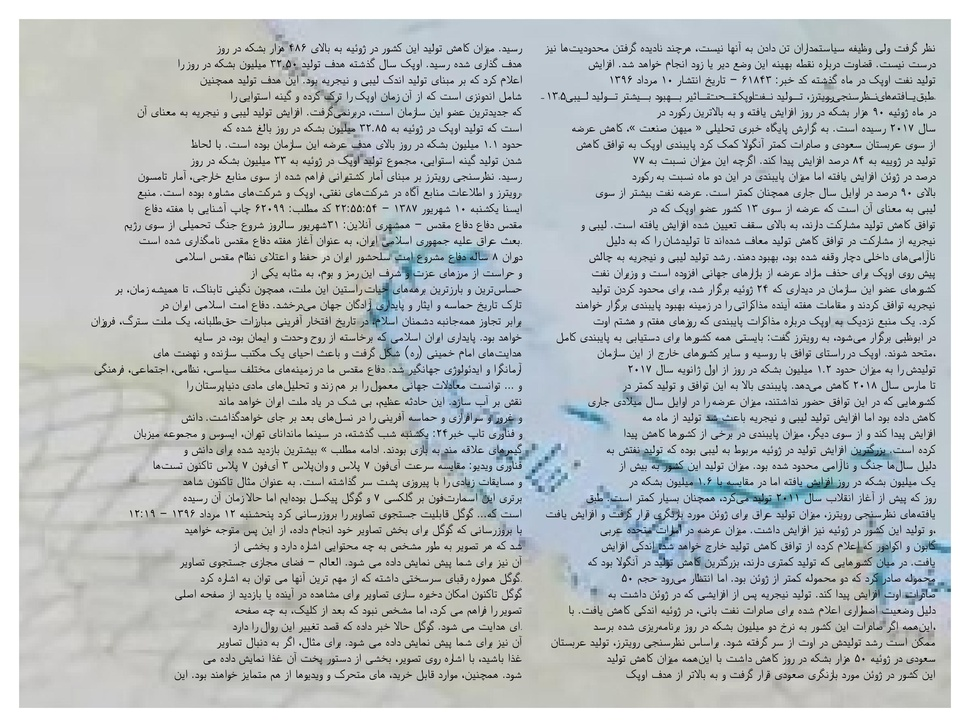
#> input picture pics/image1-1.jpg, 970 x 727 px, shrunk from 3000 x 2250 before the run
$ python -i detect_paragraph.py   (imports and definitions only)
#> lines starting #> are read from the running program, lines starting #| are printed output that depends on the picture; after the words box and inside, x2 and y2 are one past the last pixel; in counts of white or black regions, pixels touching at a corner belong together
#> further down, picture is the input picture: shape (727, 970, 3); mean B, G, R 193.8, 192.4, 186.8
### text_detect/src/threshold.py
'''
In this function we are going to seperate all texts in an image to return a numpy.ndarray
that is a balck image with previos image's texts in white color

1st >>(line 26) >> change image from RGB to Grayscale

2nd >>(line 28)>> use the threshold_multiotsu() function from skimage.filters to find thresholds

3nd >>(line 30)>> detect the segments of thresholds by digitizing the image using np.digitize that returns
an image with bined pixels to numbers of threshold's segments(here we have 5 segments(0,1,2,3,4)

4nd >>(line 32 to 36)>> change each area's pixels into boolian type

5nd >>(line 37 to 38)>> binary the areas that containes pixels of segment_1
(refer to pixels with 0 values(balck pixels)) using ndimage from scipy(nd.binary_opening|_closing) with (1,1) kernel

6nd >>(line 40 to 41)>> make a black image and assigne the binary pixels to it
'''
import cv2
from scipy import ndimage as nd
import numpy as np
from skimage.filters import threshold_multiotsu

def Threshold(image):

    gray = cv2.cvtColor(image, cv2.COLOR_BGR2GRAY) #chainging image from BGR to Grayscale
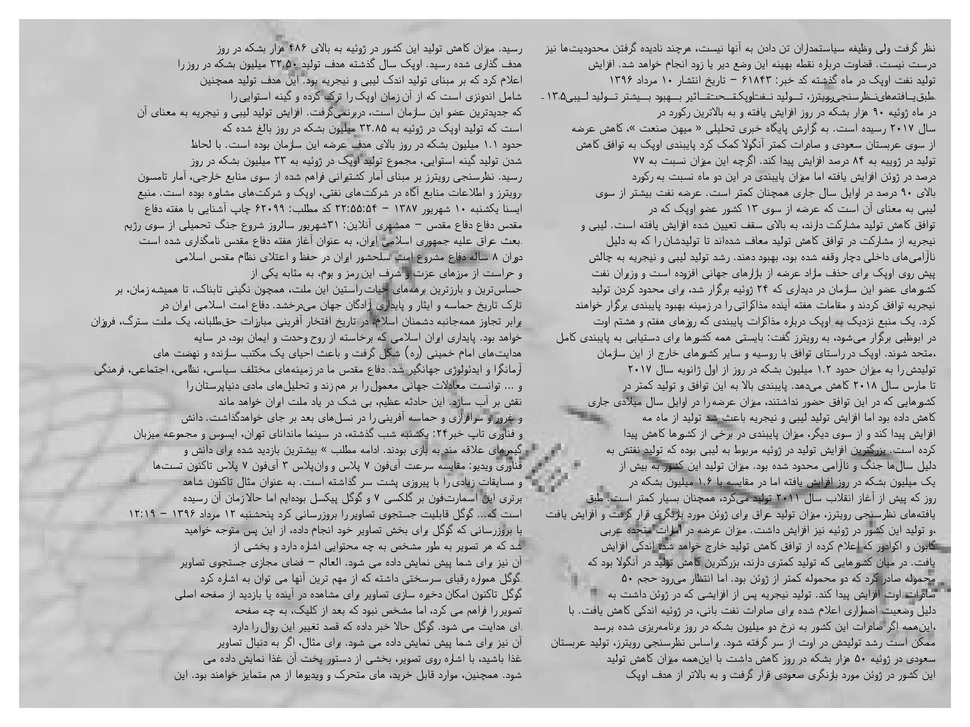
#> gray: shape (727, 970); min 0, max 255, mean 190.9

    thresholds = threshold_multiotsu(gray, classes=5) #threshold the image to 5 segments
#> thresholds = [79, 131, 177, 226]

    regions  = np.digitize(gray, bins=thresholds) #detect the segments region with binning to thresholds
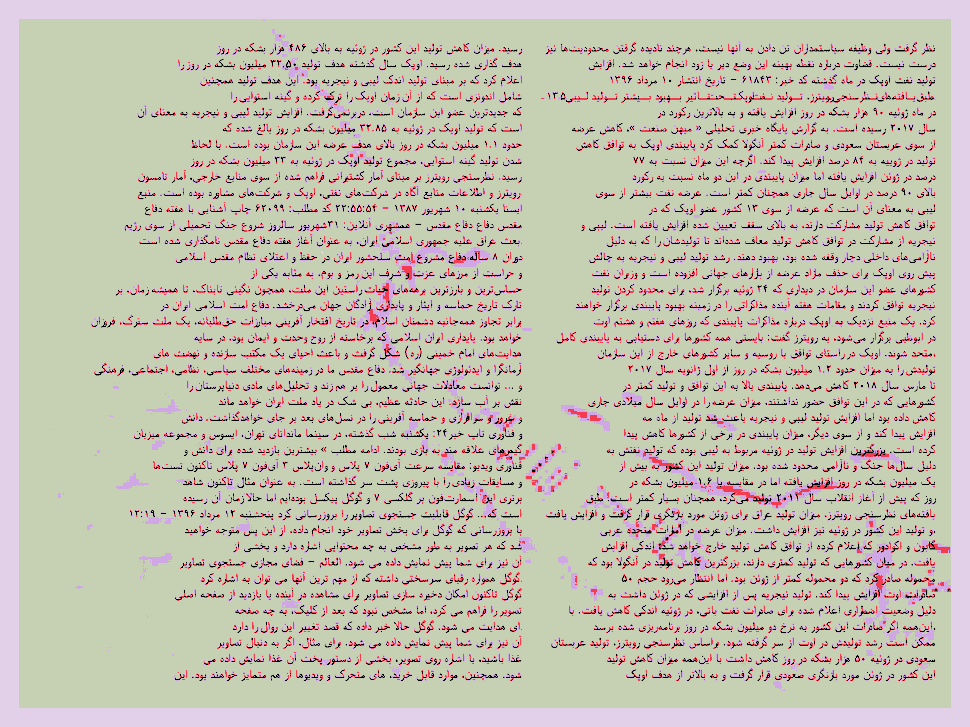
#> regions: shape (727, 970) int64; 5 distinct labels, from 0 to 4; one colour per label, 0 black

    seg1 = (regions == 0) #change the segment pixels into boolian by specified value
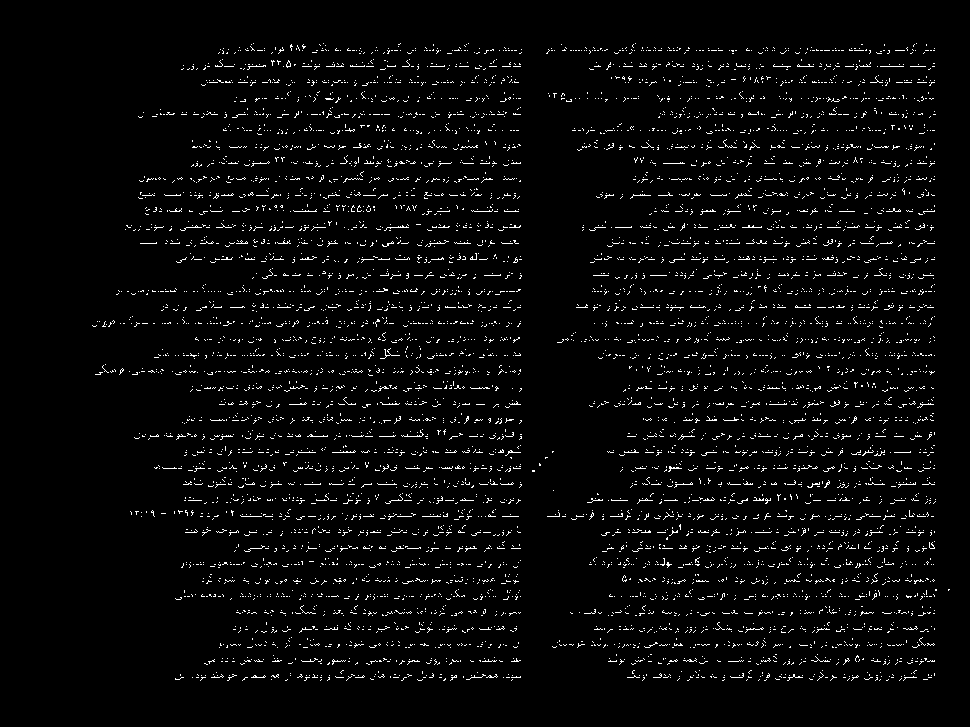
#> seg1: shape (727, 970) bool; 3.4% white in thin lines or dots, all inside (x1, y1, x2, y2) = (92, 43, 950, 681)
    seg2 = (regions == 1)
#> seg2: shape (727, 970) bool; 4.9% white in thin lines or dots, all inside (x1, y1, x2, y2) = (91, 35, 951, 681)
    seg3 = (regions == 2)
#> seg3: shape (727, 970) bool; 5.9% white in thin lines or dots, all inside (x1, y1, x2, y2) = (50, 20, 951, 691)
    seg4 = (regions == 3)
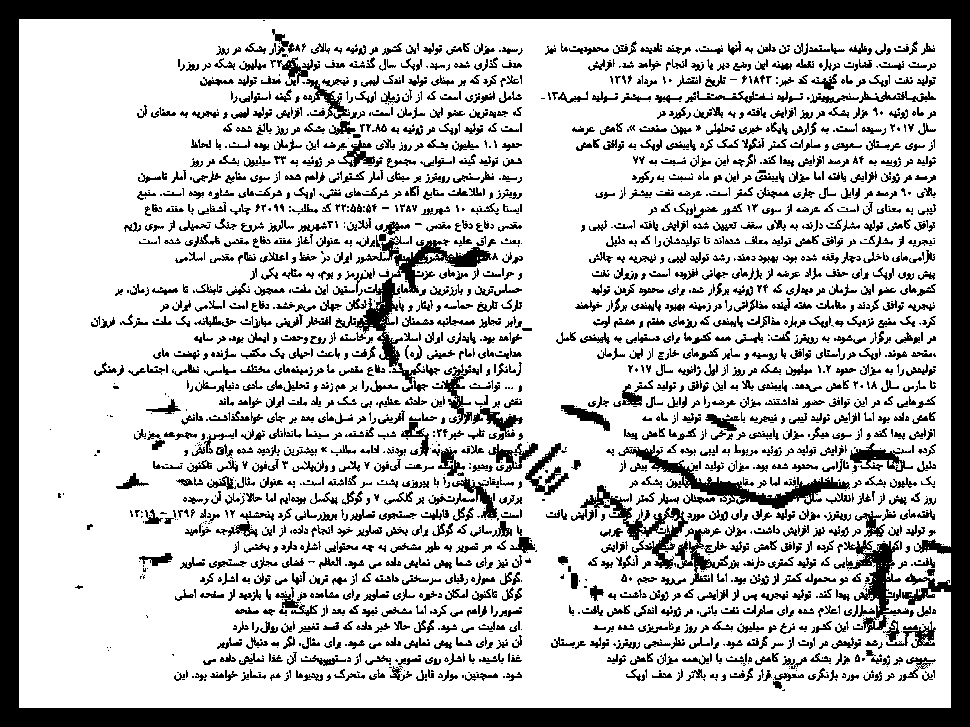
#> seg4: shape (727, 970) bool; 76.6% white; 2917 black regions (1386 under 20 px), largest, box (x1, y1, x2, y2) and area: (0, 0, 970, 727) 63895, (355, 236, 498, 384) 3497, (618, 445, 850, 509) 2751
    seg5 = (regions == 4)
#> seg5: shape (727, 970) bool; 9.1% white; 1236 white regions (1235 under 20 px), largest, box (x1, y1, x2, y2) and area: (0, 0, 970, 727) 63042
    seg1_open = nd.binary_opening(seg1, np.ones((1,1)))  #binary the segment 1
    seg1_close =nd.binary_closing(seg1_open, np.ones((1,1)))

    all = np.zeros((gray.shape[0], gray.shape[1]), np.uint8)
    all[seg1_close] = (255)

    return all

### text_detect/src/contours_coordinate.py
'''
In this function we detect centroid coordinates of contours on X axi using cv2.moments() function
'''
import cv2

def Ret_x_coordinate(contour):
  if cv2.contourArea(contour) > 10 :
    centroid_moment = cv2.moments(contour)
    center = (int(centroid_moment['m10']/centroid_moment['m00']))
    return center
  else:
    pass

### text_detect/detect_paragraph.py
'''
In this function we decide to detect and crop each paragraph(here clones of farsi texts)
from the image with image background ,
the input is an image and the output is a list of the images for each paragraph

 1st >> (line 37) >> make a copy of image to work with it

 2nd >> (line 40) >> use Threshold() function from src.threshold to detect all the text pixels

 3nd >> (line 42) >> set a kernel of(5,5) with cv2.getStructuringElement() to detect the words,
dots,numbers,characters,...from Thresholded image

 4nd >> (line 45) >> connect all the words and lines in a paragraph using rect_kernel by iteration of
 10 pixels

 5nd >> (line 48) >> set a contour for each paragraph using cv2.findContours and dilated image

 6nd >> (line 51) >> filter the contours to pic large ones by cv2.arcLength() that gives us
 the contour's perimeter

 6nd >> (line 54) >> sort contours from rigth to left using Ret_x_coordinate

 7nd >> (line 56 to 63) >> find each contour coordinate on and assigne it to the image to crop the paragraph
 and append to a list

'''

import cv2
import numpy as np
from text_detect.src.contours_coordinate import Ret_x_coordinate
from text_detect.src.threshold import Threshold

def Paragraph_detect(image):

    duplicate_image = image.copy() #make a copy of image

    all = Threshold(duplicate_image) #detect the texts from image

    #set a rectangular kernel to containe all alphabets character and words of a text line such as dots,numbers,...
    rect_kernel = cv2.getStructuringElement(cv2.MORPH_RECT, (5, 5))

    #connect the words by iteration 10 pixels
    dilation = cv2.dilate(all, rect_kernel, iterations = 10)
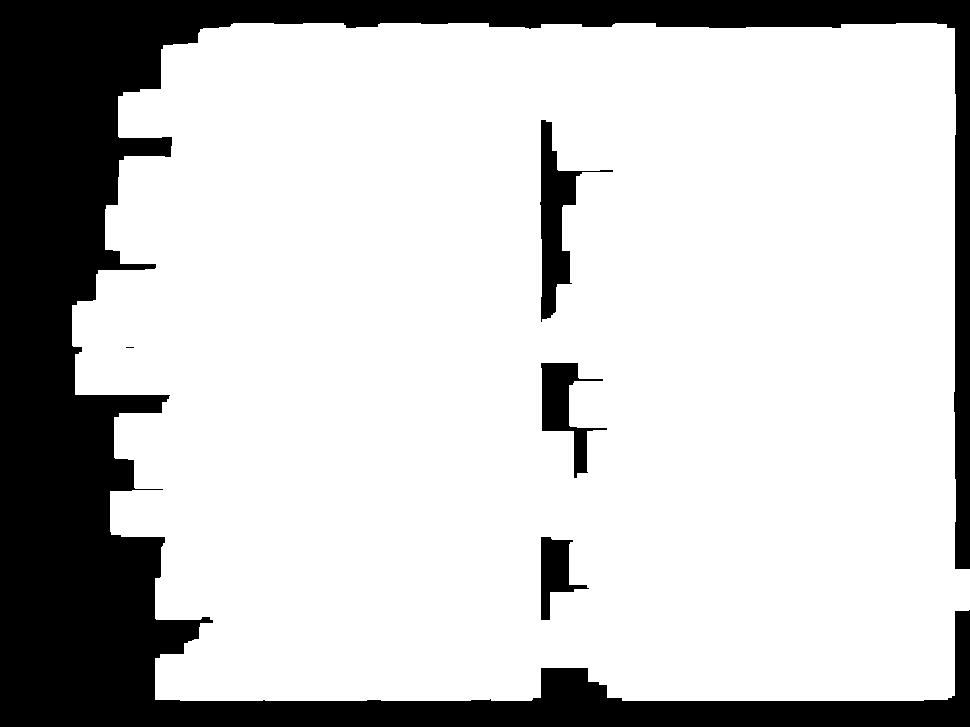
#> dilation: shape (727, 970); 77.6% white; 5 black regions (1 under 20 px)

    #find contours of each paragraph
    contours, _ = cv2.findContours(dilation, cv2.RETR_EXTERNAL, cv2.CHAIN_APPROX_NONE)
#> contours = 1 contour; box (x1, y1, x2, y2) and area: (72, 23, 970, 701) 554400

    #filter the large contours
    filtered_contours = [cnt for cnt in contours if cv2.arcLength(cnt,True)>=1000]
#> filtered_contours has the same summary as contours

    #sorting contours from right to left
    sorted_contours = sorted(filtered_contours, key=Ret_x_coordinate, reverse=True)
#> in Ret_x_coordinate, `centroid_moment = cv2.moments(contour)`: centroid_moment = moments, m00 554400.5, centre m10/m00, m01/m00 = (541.7, 360)
#> in Ret_x_coordinate, `center = (int(centroid_moment['m10']/centroid_moment['m00']))`: center = 541
#> sorted_contours has the same summary as contours

    text_paragraps = []
    for contour in sorted_contours:
       x, y, w, h = cv2.boundingRect(contour) #find the contours coordinates

       #Recognize each paragraph and Crop the paragraph from original image
       paragraph = image[y:y + h, x:x+w]

       text_paragraps.append(paragraph)
#> this loop made 1 pass
#> (x, y, w, h) on pass 1: (72, 23, 898, 678)
#> pass 1, in Paragraph_detect, `paragraph = image[y:y + h, x:x+w]`:
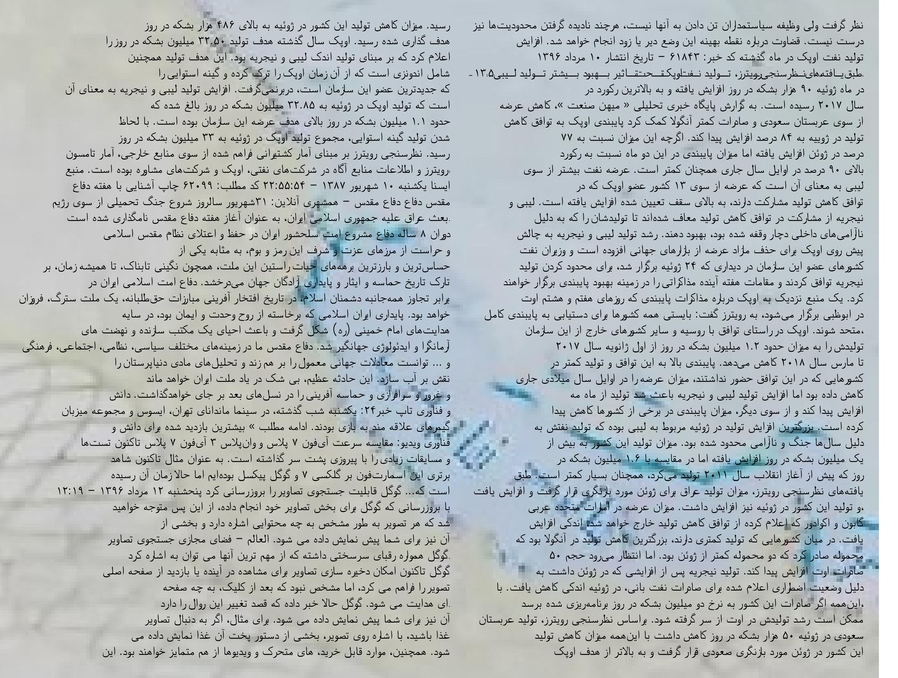
#> paragraph: shape (678, 898, 3); mean B, G, R 188.5, 186.6, 180.1
#> after the loop, text_paragraps = 1 item

    return text_paragraps

>>> import cv2
>>> picture = cv2.imread('../pics/image1-1.jpg')
>>> result = Paragraph_detect(picture)
#> result = 1 item
